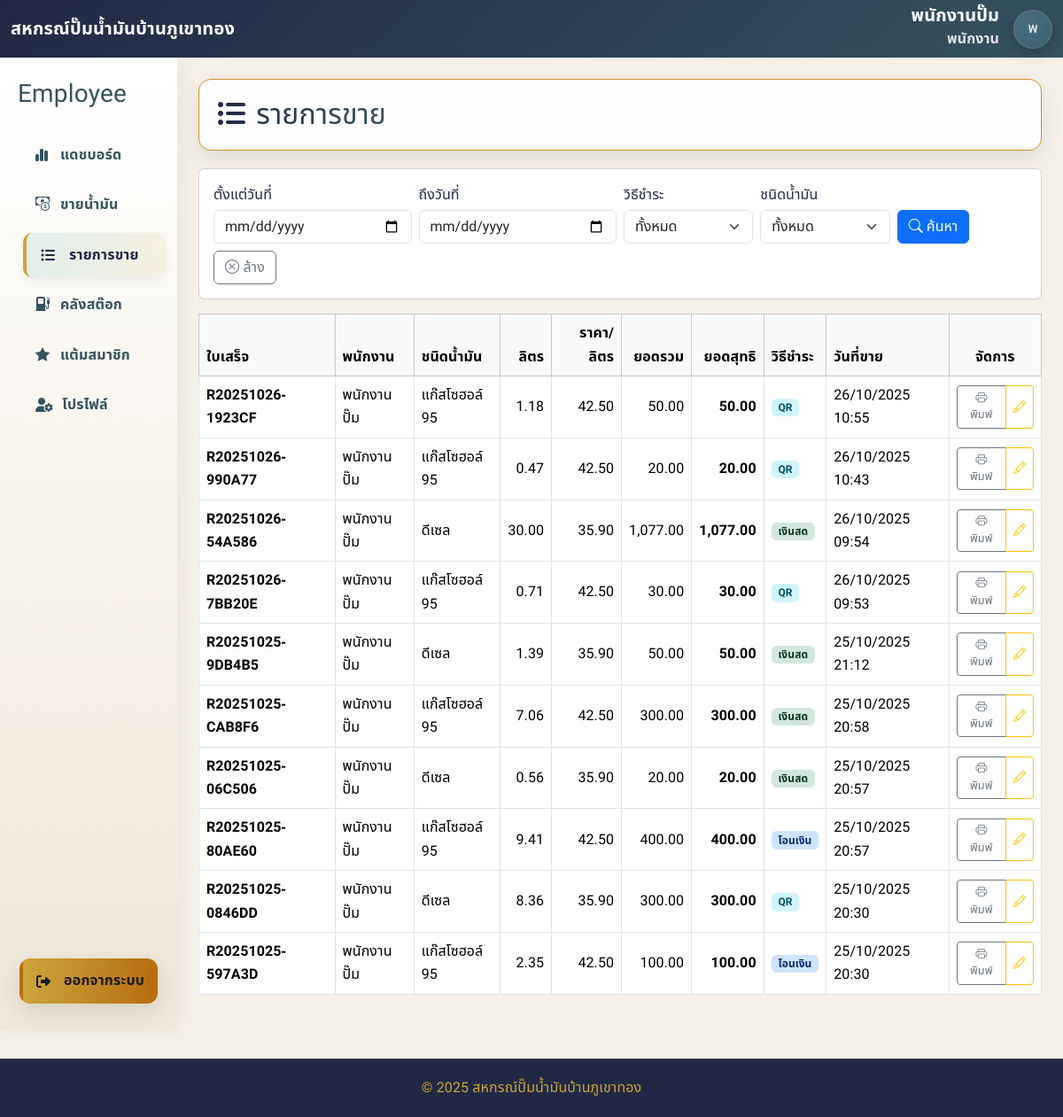
The page /employee/list_sell.php (signed in) on the database its author committed.
### tables this page shows
CREATE TABLE `app_settings` (
  `key` varchar(64) NOT NULL,
  `json_value` json NOT NULL,
  `updated_at` timestamp NULL DEFAULT CURRENT_TIMESTAMP ON UPDATE CURRENT_TIMESTAMP
);

CREATE TABLE `sales` (
  `id` bigint UNSIGNED NOT NULL,
  `station_id` int NOT NULL DEFAULT '1',
  `sale_code` varchar(50) NOT NULL,
  `payment_method` varchar(20) DEFAULT NULL,
  `customer_phone` varchar(20) DEFAULT NULL,
  `household_no` varchar(50) DEFAULT NULL,
  `total_amount` decimal(15,2) NOT NULL DEFAULT '0.00',
  `sale_date` datetime NOT NULL DEFAULT CURRENT_TIMESTAMP,
  `created_by` bigint UNSIGNED DEFAULT NULL,
  `net_amount` decimal(15,2) NOT NULL,
  `discount_pct` decimal(5,2) NOT NULL DEFAULT '0.00',
  `discount_amount` decimal(12,2) NOT NULL DEFAULT '0.00',
  `is_edited` tinyint(1) DEFAULT '0',
  `employee_user_id` bigint UNSIGNED DEFAULT NULL
);

### employee/list_sell.php (the view, shortened to what this page needs)
<?php
$current_name    = $_SESSION['full_name'] ?? 'พนักงาน';
$current_role    = $_SESSION['role'] ?? 'guest';
$role_th_map = ['admin'=>'ผู้ดูแลระบบ','manager'=>'ผู้บริหาร','employee'=>'พนักงาน','member'=>'สมาชิกสหกรณ์','committee'=>'กรรมการ'];
$current_role_th = $role_th_map[$current_role] ?? 'ผู้ใช้งาน';
$avatar_text = mb_substr($current_name, 0, 1, 'UTF-8');
$db_ok = false; $db_error = null;
try {
  $pdo->setAttribute(PDO::ATTR_ERRMODE, PDO::ERRMODE_EXCEPTION);
  $pdo->exec("SET NAMES utf8mb4");
  try { $pdo->exec("SET time_zone = '+07:00'"); } catch (Throwable $e) {}
  $pdo->query("SELECT 1");
  $db_ok = true;
} catch (Throwable $e) {
  $db_error = $e->getMessage();
}
function column_exists(PDO $pdo, string $table, string $col): bool {
  try {
    $db = $pdo->query('SELECT DATABASE()')->fetchColumn();
    $st = $pdo->prepare('SELECT COUNT(*) FROM information_schema.columns WHERE table_schema=:db AND table_name=:tb AND column_name=:col');
    $st->execute([':db'=>$db, ':tb'=>$table, ':col'=>$col]);
    return (int)$st->fetchColumn() > 0;
  } catch (Throwable $e) { return false; }
}
$site_name  = 'สหกรณ์ปั๊มน้ำมันบ้านภูเขาทอง';
$station_id = 1;
if ($db_ok) {
  try {
    $srow = $pdo->query("SELECT setting_value, comment FROM settings WHERE setting_name='station_id' LIMIT 1")->fetch(PDO::FETCH_ASSOC);
    if ($srow) {
      $station_id = (int)$srow['setting_value'];
      if (!empty($srow['comment'])) $site_name = $srow['comment'];
    }
    $cfg = $pdo->query("SELECT json_value FROM app_settings WHERE `key`='system_settings'")->fetchColumn();
    if ($cfg) {
      $sys = json_decode($cfg, true);
      if (!empty($sys['site_name'])) $site_name = $sys['site_name'];
    }
  } catch (Throwable $e) {  }
}
$HAS_PAYMENT_METHOD = $db_ok ? column_exists($pdo, 'sales', 'payment_method') : false;
$HAS_IS_EDITED      = $db_ok ? column_exists($pdo, 'sales', 'is_edited')      : false;
$date_from = trim($_GET['date_from'] ?? '');
$date_to   = trim($_GET['date_to'] ?? '');
$limit_in  = (int)($_GET['limit'] ?? 500);
$limit     = max(1, min(2000, $limit_in ?: 500));
$sales = [];
if ($db_ok) {
  try {
    $where  = ["s.station_id = :st"];
    $params = [':st'=>$station_id];
    $whereSql = 'WHERE '.implode(' AND ', $where);
    $sql = "
      SELECT
        s.id, s.station_id, s.sale_code, s.total_amount, s.net_amount, s.sale_date,
        ".($HAS_PAYMENT_METHOD ? "s.payment_method" : "NULL AS payment_method").",
        ".($HAS_IS_EDITED ? "s.is_edited" : "NULL AS is_edited").",
        si.liters, si.price_per_liter,
        COALESCE(fp1.fuel_name, fp2.fuel_name, si.fuel_type) AS fuel_type,
        emp_user.full_name AS employee_name
      FROM sales s
      /* รายการแรกของแต่ละบิล */
      LEFT JOIN sales_items si
             ON si.sale_id = s.id
            AND si.id = (SELECT MIN(si2.id) FROM sales_items si2 WHERE si2.sale_id = s.id)
      /* จับคู่ด้วย fuel_id ก่อน (index: fuel_prices.idx_station_fuel) */
      LEFT JOIN fuel_prices fp1
             ON fp1.station_id = s.station_id
            AND fp1.fuel_id    = si.fuel_id
      /* ถ้าไม่มี fuel_id ให้ fallback ด้วยชื่อ (index: fuel_prices.uq_fuel_name_station) */
      LEFT JOIN fuel_prices fp2
             ON fp2.station_id = s.station_id
            AND si.fuel_id IS NULL
            AND fp2.fuel_name  = si.fuel_type
      /* ผู้ขาย: เลือกแถว sale_out ที่ใหม่สุดต่อบิล (ใช้อินเด็กซ์ is_sale_out) */
      LEFT JOIN (
        SELECT sale_id, MAX(id) AS fm_id
        FROM fuel_moves
        WHERE is_sale_out = 1
        GROUP BY sale_id
      ) fm_pick ON fm_pick.sale_id = s.id
      LEFT JOIN fuel_moves fm ON fm.id = fm_pick.fm_id
      /* ชื่อพนักงาน: เติม created_by/employee_user_id/fuel_moves.user_id */
      LEFT JOIN users emp_user ON emp_user.id = COALESCE(s.created_by, s.employee_user_id, fm.user_id)
      $whereSql
      ORDER BY s.sale_date DESC, s.id DESC
      LIMIT :lim
    ";
    $stmt = $pdo->prepare($sql);
    foreach ($params as $k=>$v) $stmt->bindValue($k, $v);
    $stmt->bindValue(':lim', (int)$limit, PDO::PARAM_INT);
    $stmt->execute();
    $sales = $stmt->fetchAll(PDO::FETCH_ASSOC) ?: [];
  } catch (Throwable $e) {
    $db_error = 'ดึงข้อมูลล้มเหลว: '.$e->getMessage();
  }
}
?>
<!DOCTYPE html>
<html lang="th">
<head>
  <link href="https://cdn.jsdelivr.net/npm/bootstrap@5.3.2/dist/css/bootstrap.min.css" rel="stylesheet" />
  <link href="https://cdn.jsdelivr.net/npm/bootstrap-icons@1.11.3/font/bootstrap-icons.css" rel="stylesheet" />
  <link rel="stylesheet" href="https://cdnjs.cloudflare.com/ajax/libs/font-awesome/6.5.2/css/all.min.css" />
  <link rel="stylesheet" href="../assets/css/admin_dashboard.css" />
</head>
<body>
<nav class="navbar navbar-dark bg-primary">
  <div class="container-fluid">
    <div class="d-flex align-items-center gap-2">
      <a class="navbar-brand" href="profile.php"><?= htmlspecialchars($site_name) ?></a>
    </div>
    <div class="d-flex align-items-center gap-3 ms-auto">
      <div class="nav-identity text-end d-none d-sm-block">
        <div class="nav-name"><?= htmlspecialchars($current_name) ?></div>
        <div class="nav-sub"><?= htmlspecialchars($current_role_th) ?></div>
      </div>
      <a href="profile.php" class="avatar-circle text-decoration-none"><?= htmlspecialchars($avatar_text) ?></a>
    </div>
  </div>
</nav>
<div class="container-fluid">
  <div class="row">
    <aside class="col-lg-2 d-none d-lg-flex flex-column sidebar py-4">
      <div class="side-brand mb-3"><h3><span>Employee</span></h3></div>
      <nav class="sidebar-menu flex-grow-1">
        <a href="employee_dashboard.php"><i class="fa-solid fa-chart-simple"></i> แดชบอร์ด</a>
        <a href="sell.php"><i class="bi bi-cash-coin"></i> ขายน้ำมัน</a>
        <a class="active" href="list_sell.php"><i class="fa-solid fa-list-ul me-1"></i> รายการขาย</a>
        <a href="inventory.php"><i class="bi bi-fuel-pump-fill"></i> คลังสต๊อก</a>
        <a href="member_points.php"><i class="bi bi-star-fill"></i> แต้มสมาชิก</a>
        <a href="profile.php"><i class="fa-solid fa-user-gear"></i> โปรไฟล์</a>
      </nav>
      <a class="logout" href="/index/logout.php"><i class="fa-solid fa-right-from-bracket me-1"></i> ออกจากระบบ</a>
    </aside>
    <main class="col-lg-10 p-4">
      <div class="main-header"><h2><i class="fa-solid fa-list-ul me-1"></i> รายการขาย</h2></div>
      <form class="card card-body mb-3" method="get">
        <div class="row g-2 align-items-end">
          <div class="col-sm-6 col-md-4 col-lg-3">
            <label class="form-label mb-1">ตั้งแต่วันที่</label>
            <input type="date" class="form-control" name="date_from" value="<?= htmlspecialchars($date_from) ?>">
          </div>
          <div class="col-sm-6 col-md-4 col-lg-3">
            <label class="form-label mb-1">ถึงวันที่</label>
            <input type="date" class="form-control" name="date_to" value="<?= htmlspecialchars($date_to) ?>">
          </div>
          <div class="col-sm-6 col-md-4 col-lg-2">
            <label class="form-label mb-1">วิธีชำระ</label>
            <select class="form-select" name="payment">
              <option value="">ทั้งหมด</option>
            </select>
          </div>
          <div class="col-sm-6 col-md-4 col-lg-2">
            <label class="form-label mb-1">ชนิดน้ำมัน</label>
            <select class="form-select" name="fuel">
              <option value="">ทั้งหมด</option>
            </select>
          </div>
          <div class="col-auto">
            <button class="btn btn-primary"><i class="bi bi-search"></i> ค้นหา</button>
          </div>
          <div class="col-auto">
            <a href="list_sell.php" class="btn btn-outline-secondary"><i class="bi bi-x-circle"></i> ล้าง</a>
          </div>
        </div>
      </form>
      <div class="table-responsive">
        <table class="table table-bordered table-hover align-middle">
          <thead>
            <tr class="table-light">
              <th>ใบเสร็จ</th>
              <th>พนักงาน</th>
              <th>ชนิดน้ำมัน</th>
              <th class="text-end">ลิตร</th>
              <th class="text-end">ราคา/ลิตร</th>
              <th class="text-end">ยอดรวม</th>
              <th class="text-end">ยอดสุทธิ</th>
              <th>วิธีชำระ</th>
              <th>วันที่ขาย</th>
              <th class="text-center">จัดการ</th>
            </tr>
          </thead>
          <tbody>
          <?php if (empty($sales)): ?>
            <tr><td colspan="10" class="text-center text-muted">ไม่พบข้อมูลการขายตามเงื่อนไข</td></tr>
          <?php else:
            $pay_badge = [
              'cash'=>['l'=>'เงินสด','c'=>'success'],
              'qr'=>['l'=>'QR','c'=>'info'],
              'transfer'=>['l'=>'โอนเงิน','c'=>'primary'],
              'card'=>['l'=>'บัตรเครดิต','c'=>'warning'],
            ];
            foreach ($sales as $sale):
              $pm_key  = strtolower((string)($sale['payment_method'] ?? ''));
              $pm      = $pay_badge[$pm_key] ?? ['l'=>'ไม่ระบุ','c'=>'secondary'];
              $canEdit = empty($sale['is_edited']);
              $payload = [
                'id'               => (int)$sale['id'],
                'sale_code'        => $sale['sale_code'],
                'fuel_type'        => $sale['fuel_type'] ?? '',
                'liters'           => (float)($sale['liters'] ?? 0),
                'price_per_liter'  => (float)($sale['price_per_liter'] ?? 0),
                'total_amount'     => (float)($sale['total_amount'] ?? 0),
                'net_amount'       => (float)($sale['net_amount'] ?? 0),
                'payment_method'   => $sale['payment_method'] ?? '',
                'sale_date'        => $sale['sale_date'],
                'employee_name'    => $sale['employee_name'] ?? null,
              ];
          ?>
            <tr id="sale-<?= (int)$sale['id'] ?>">
              <td><strong><?= htmlspecialchars($sale['sale_code']) ?></strong></td>
              <td><?= htmlspecialchars($sale['employee_name'] ?: 'ไม่ระบุ') ?></td>
              <td><?= htmlspecialchars($sale['fuel_type'] ?? '-') ?></td>
              <td class="text-end"><?= number_format((float)$sale['liters'], 2) ?></td>
              <td class="text-end"><?= number_format((float)$sale['price_per_liter'], 2) ?></td>
              <td class="text-end"><?= number_format((float)$sale['total_amount'], 2) ?></td>
              <td class="text-end fw-bold"><?= number_format((float)$sale['net_amount'], 2) ?></td>
              <td><span class="badge bg-<?= $pm['c'] ?>-subtle text-<?= $pm['c'] ?>-emphasis"><?= htmlspecialchars($pm['l']) ?></span></td>
              <td><?= htmlspecialchars(date('d/m/Y H:i', strtotime($sale['sale_date']))) ?></td>
              <td class="text-center">
                <div class="btn-group">
                  <button class="btn btn-outline-secondary btn-sm receipt-btn"
                          onclick='printReceipt(<?= json_encode($payload, JSON_UNESCAPED_UNICODE|JSON_UNESCAPED_SLASHES) ?>)'>
                    <i class="bi bi-printer"></i> พิมพ์
                  </button>
                  <?php if ($canEdit): ?>
                    <button type="button" class="btn btn-outline-warning btn-sm"
                            data-sale='<?= htmlspecialchars(json_encode($payload, JSON_UNESCAPED_UNICODE|JSON_UNESCAPED_SLASHES), ENT_QUOTES) ?>'
                            onclick="openEditModal(this)" title="แก้ไขได้ครั้งเดียว">
                      <i class="bi bi-pencil"></i>
                    </button>
                  <?php else: ?>
                    <button type="button" class="btn btn-outline-secondary btn-sm" disabled title="แก้ไขแล้ว">
                      <i class="bi bi-check-circle"></i>
                    </button>
                  <?php endif; ?>
                </div>
              </td>
            </tr>
          <?php endforeach; endif; ?>
          </tbody>
        </table>
      </div>
    </main>
  </div>
</div>
<footer class="footer">© <?= date('Y'); ?> <?= htmlspecialchars($site_name) ?></footer>
</body>
</html>

### assets/css/admin_dashboard.css (style rules this page uses)
:root { --sand:#E2D4B7; --cafe:#513F32; --steel:#68727A; --teal:#36535E; --navy:#212845; --gold:#CCA43B; --mint:#20A39E; --amber:#B66D0D; --choco:#3D2B1F; --font-heading:"Prompt","Noto Sans Thai",system-ui,-apple-system,"Segoe UI",Roboto,"Helvetica Neue",Arial,sans-serif; --font-body:"Noto Sans Thai","Prompt",system-ui,-apple-system,"Segoe UI",Roboto,"Helvetica Neue",Arial,sans-serif; --bg:#F6F1E8; --surface:#ffffff; --surface-glass:rgba(255,255,255,.95); --border:#cc8f26; --radius:14px; --shadow:0 8px 24px rgba(33,40,69,.12); --hover-shadow:0 16px 40px rgba(33,40,69,.18); --ease:all .3s ease; }
* { box-sizing:border-box }
body { font-family:var(--font-body); font-weight:400; letter-spacing:.1px; -webkit-font-smoothing:antialiased; -moz-osx-font-smoothing:grayscale; background:var(--bg); color:var(--navy); margin:0; line-height:1.65; }
h1,h2,h3,h4,h5,h6, .navbar .navbar-brand, .sidebar a, .side-brand span, .main-header h2, .stat-card h5 { font-family:var(--font-heading); letter-spacing:.2px; }
.sidebar { display:flex; flex-direction:column; background:linear-gradient(180deg,#fff,rgba(226,212,183,.35)); min-height:100vh; box-shadow:4px 0 20px rgba(0,0,0,.06); padding-bottom:1rem; }
.side-brand { display:flex; align-items:center; gap:.5rem; color:var(--teal); font-weight:800; margin:0 8px 6px; }
.sidebar-menu { display:flex; flex-direction:column; flex:1 1 auto; }
.sidebar a { display:flex; align-items:center; gap:10px; padding:12px 16px; margin:3px 8px; color:var(--teal); text-decoration:none; font-weight:600; border-left:4px solid transparent; border-radius:10px; transition:var(--ease); position:relative; }
.sidebar a i { min-width:18px }
.sidebar a:hover, .sidebar a.active { background:linear-gradient(90deg,rgba(32,163,158,.12),rgba(204,164,59,.12)); color:var(--navy); border-left-color:var(--gold); box-shadow:0 3px 10px rgba(33,40,69,.08); transform:translateX(6px); }
.sidebar .logout { margin-top:auto; margin:10px 10px 6px; padding:12px 14px; text-align:center; background:linear-gradient(90deg,var(--gold),var(--amber)); color:#1b1b1b; border-radius:12px; font-weight:800; text-decoration:none; box-shadow:var(--shadow); }
.main-header { display:flex; align-items:center; justify-content:space-between; gap:1rem; flex-wrap:wrap; padding:1.25rem; margin-bottom:1.25rem; background:var(--surface-glass); border:1px solid var(--border); border-radius:var(--radius); box-shadow:var(--shadow); }
.main-header h2 { margin:0; background:linear-gradient(90deg,var(--navy),var(--teal)); -webkit-background-clip:text; -webkit-text-fill-color:transparent; }
.footer { background:var(--navy); color:#CCA43B; text-align:center; padding:1.2rem 0; margin-top:2rem; border-top:1px solid rgba(255,255,255,.12); }
.navbar.bg-primary { background:linear-gradient(135deg,var(--navy),var(--teal)) !important; }
.navbar, .navbar * { color:#fff; }
.navbar .navbar-brand { font-weight:700;letter-spacing:.2px }
.btn-nav-circle, .avatar-circle { width:44px;height:44px;border-radius:999px; display:grid;place-items:center; background:radial-gradient(circle at 30% 30%,rgba(255,255,255,.16),rgba(255,255,255,.08)); border:1px solid rgba(255,255,255,.14); color:#fff; box-shadow:0 6px 16px rgba(0,0,0,.20); backdrop-filter:saturate(160%) blur(8px); -webkit-backdrop-filter:saturate(160%) blur(8px); }
.nav-identity .nav-name { color:#fff; font-weight:800; font-size:1.25rem; line-height:1.05; }
.nav-identity .nav-sub { color:rgba(255,255,255,.85); font-weight:600; margin-top:2px; }

### employee/list_sell.php (style rules this page uses)
.receipt-btn { padding:.25rem .5rem;font-size:.8rem }

### rows shown on the page
app_settings: json_value "สหกรณ์ปั๊มน้ำมันบ้านภูเขาทอง"
sales: sale_code "R20251026-1923CF", employee_name "พนักงานปั๊ม", fuel_type "แก๊สโซฮอล์ 95", liters "1.18", price_per_liter "42.50", total_amount "50.00", net_amount "50.00", payment_method "QR", sale_date "26/10/2025 10:55"
sales: sale_code "R20251026-990A77", employee_name "พนักงานปั๊ม", fuel_type "แก๊สโซฮอล์ 95", liters "0.47", price_per_liter "42.50", total_amount "20.00", net_amount "20.00", payment_method "QR", sale_date "26/10/2025 10:43"
sales: sale_code "R20251026-54A586", employee_name "พนักงานปั๊ม", fuel_type "ดีเซล", liters "30.00", price_per_liter "35.90", total_amount "1,077.00", net_amount "1,077.00", payment_method "เงินสด", sale_date "26/10/2025 09:54"
sales: sale_code "R20251026-7BB20E", employee_name "พนักงานปั๊ม", fuel_type "แก๊สโซฮอล์ 95", liters "0.71", price_per_liter "42.50", total_amount "30.00", net_amount "30.00", payment_method "QR", sale_date "26/10/2025 09:53"
sales: sale_code "R20251025-9DB4B5", employee_name "พนักงานปั๊ม", fuel_type "ดีเซล", liters "1.39", price_per_liter "35.90", total_amount "50.00", net_amount "50.00", payment_method "เงินสด", sale_date "25/10/2025 21:12"
sales: sale_code "R20251025-CAB8F6", employee_name "พนักงานปั๊ม", fuel_type "แก๊สโซฮอล์ 95", liters "7.06", price_per_liter "42.50", total_amount "300.00", net_amount "300.00", payment_method "เงินสด", sale_date "25/10/2025 20:58"
sales: sale_code "R20251025-06C506", employee_name "พนักงานปั๊ม", fuel_type "ดีเซล", liters "0.56", price_per_liter "35.90", total_amount "20.00", net_amount "20.00", payment_method "เงินสด", sale_date "25/10/2025 20:57"
sales: sale_code "R20251025-80AE60", employee_name "พนักงานปั๊ม", fuel_type "แก๊สโซฮอล์ 95", liters "9.41", price_per_liter "42.50", total_amount "400.00", net_amount "400.00", payment_method "โอนเงิน", sale_date "25/10/2025 20:57"
sales: sale_code "R20251025-0846DD", employee_name "พนักงานปั๊ม", fuel_type "ดีเซล", liters "8.36", price_per_liter "35.90", total_amount "300.00", net_amount "300.00", payment_method "QR", sale_date "25/10/2025 20:30"
sales: sale_code "R20251025-597A3D", employee_name "พนักงานปั๊ม", fuel_type "แก๊สโซฮอล์ 95", liters "2.35", price_per_liter "42.50", total_amount "100.00", net_amount "100.00", payment_method "โอนเงิน", sale_date "25/10/2025 20:30"

### other values the page prints
$current_name "พนักงานปั๊ม"
$current_role_th "พนักงาน"
$avatar_text "พ"
